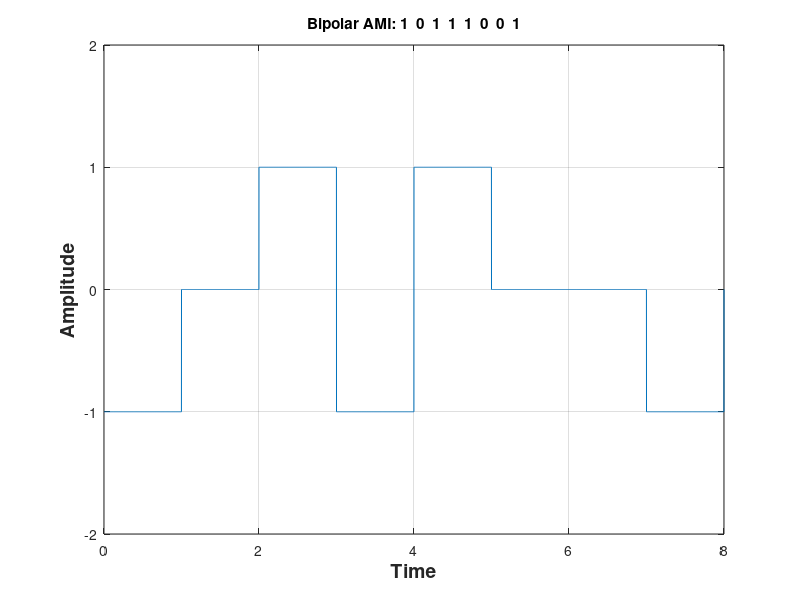

Reproduce this figure in MATLAB.
clc;
clear all;
close all;       
bits = [1 0 1 1 1 0 0 1];
bitrate=1; %bit per second
T=length(bits)/bitrate;
n=1000;
N=n*length(bits);   
dt=T/N;
t=0:dt:T;
x=[zeros(1,length(t))]; 
lastbit = 1;
for i=1:length(bits)
  if bits(i)==1
    x((i-1)*n+1:i*n) = -lastbit;
    lastbit = -lastbit;
  end
end
plot(t,x);
axis([0 t(end) -2 2]);
grid on;
counter = 0;
lastbit = 1;
for i = 1:length(t)
  if t(i)>counter
    counter = counter + 1;
    if x(i)==-lastbit
      result(counter) = 1;
      lastbit = -lastbit;
    else result(counter) = 0;
    end
  end
end
disp('AMI Decoding:');
disp(result);
xlabel('Time', 'fontsize',14, 'fontWeight','bold');
ylabel('Amplitude', 'fontsize',14, 'fontWeight','bold');
title(['Bipolar AMI: ' num2str(bits)]);
